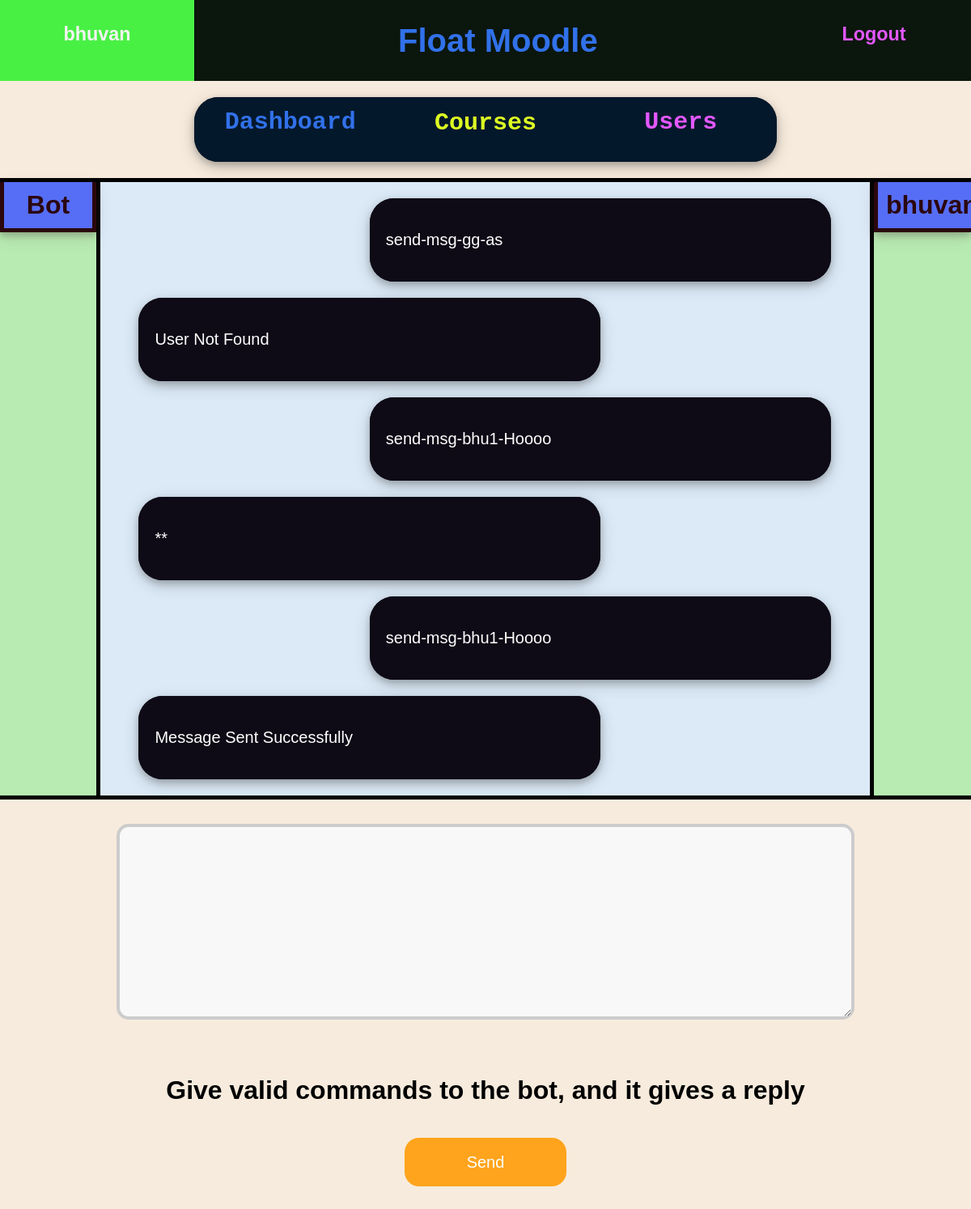
Screenshot of /chat/CLI (signed in) with the database file from the repository.
### courses/models.py (models this page shows)
class DM(models.Model):
    user = models.ForeignKey(User,on_delete=models.CASCADE)
    message = models.CharField(max_length=500,default='**')
    time = models.DateTimeField(auto_now_add = True)
    chat = models.ForeignKey(Chat,on_delete=models.CASCADE)

### moodle/views.py (the view)
# urls.py: path('chat/CLI',views.bot,name = 'cli'),
def bot(request):
	usr1 = request.user
	usr2 = User.objects.get(username = 'Bot')
	S1 = usr1.chats.all()
	S2 = usr2.chats.all()
	S = S1 & S2
	if len(S) == 0:
		C = Chat.objects.create()
		C.users.add(usr1)
		C.users.add(usr2)
		C.save()
	S1 = usr1.chats.all()
	S2 = usr2.chats.all()
	S = S1 & S2
	C = S[0]
	if request.method == 'POST':
		form = Messageform(request.POST)
		if form.is_valid():
			M = DM.objects.create(user = request.user,chat = C)
			M.message = form.cleaned_data['message']
			M.save()
			clean = M.message.replace(" ",'')
			clean = clean.replace('\n','')
			clean = clean.replace('\r','')
			if M.message.lower() == 'clear' or M.message == 'clean':
				for msg in C.dm_set.all():
					msg.delete()
			else:
				R = DM.objects.create(user = usr2,chat = C)
				reply = clibot.reply(M.message,usr1.pk)
				R.message = reply
				R.save()
			return redirect('cli')
	else:
		form = Messageform()
	args = {
		'form': form,
		'msgs': C.dm_set.all(),
		'user2': usr2,
	}
	return render(request,'accounts/bot.html',args)

### moodle/forms.py
class Messageform(forms.Form):
    message = forms.CharField(
        widget= forms.Textarea(
            attrs={'style': 'border-color: orange;' 'width: 80%;' 'height: 400px' 'padding: 12px 20px;' 'border: 4px solid #ccc;' 'border-radius: 15px;' 'background-color: #f8f8f8;' 'font-size: 20px;' 'font-family: Verdana, Geneva, Tahoma, sans-serif;' }
        ),
        label='Message',
        required=True,
        max_length=300
    )

### accounts/templates/accounts/bot.html (shortened to what this page needs)
{% extends 'base.html' %}
{% block content %}
<div class="Conth" style="height: 80px; width: 60%; align-self: center; margin: 20px 20%;  border-radius: 30px;     box-shadow: 0 4px 8px 0 rgba(0, 0, 0, 0.2), 0 6px 20px 0 rgba(0, 0, 0, 0.19);">
    <a href="{% url 'dashboard' %}" class="Conth hov2 ContL" style="width: 33%; height: 100%; display: block; text-decoration: none; ">
        <h2 style="margin-left: 0%; margin-top: 6%;">Dashboard</h2>
    </a>
    <a href="{% url 'CourseHome' %}" class="Conth hov1 ContL" style="width: 34%; height: 100%; display: block; text-decoration: none; ">
    <h2 style="margin-left: 0%; margin-top: 6%;">Courses</h2>
    </a>
    <a href="{% url 'chat' %}" class="Conth hov3 ContL" style="width: 33%; height: 100%; display: block; text-decoration: none; ">
      <h2 style="margin-left: 0%; margin-top: 6%;">Users</h2>
    </a>
</div>
<div class="Cbox" style="height: fit-content; width: 100%; border-width: 5px 0px; display: flex; background-color: rgb(220, 234, 247);">
  <div class="Cbox" style="width: 10%; height: auto; border-right-width: 5px ; background-color: rgb(183, 235, 178);">
    <div class="sideheadfont hov5" style="color: rgb(43, 7, 14); padding: 10px; border-width: 0px 5px 5px 5px;">
      <h1 style="margin: 0px;">{{ user2.username }}</h1>
    </div>
  </div>
  <div class="Cbox" style="width: 80%; height: auto; ">
    {% for msg in msgs %}
        {% if msg.user.username == user.username %}
            <div class="Conth hov13" style="height: fit-content; width: 60%; align-self: center; margin: 20px 5% 20px 35%;  border-radius: 30px;   border: 0px solid rgb(24, 177, 248);  box-shadow: 0 4px 8px 0 rgba(0, 0, 0, 0.2), 0 6px 20px 0 rgba(0, 0, 0, 0.19);">
              <div class="Conth hov13" style="width: 100%; height: 100%;">
                <div class="msg">
                  <p>{{ msg.message|linebreaks }}</p>
                  </div>
              </div>
            </div>
        {% else %}
            <div class="Conth hov15" style="height: fit-content; width: 60%; align-self: center; margin: 20px 35% 20px 5%;  border-radius: 30px;   border: 0px solid rgb(236, 52, 52);  box-shadow: 0 4px 8px 0 rgba(0, 0, 0, 0.2), 0 6px 20px 0 rgba(0, 0, 0, 0.19);">
              <div class="Conth hov15" style="width: 100%; height: 100%;">
                <div class="msg">
                  <p>{{ msg.message|linebreaks }}</p>
                  </div>
              </div>
            </div>
        {% endif %}
    {% endfor %}
  </div>
  <div class="Cbox" style="width: 10%; height: auto; border-left-width: 5px ; background-color: rgb(183, 235, 178);">
    <div class="sideheadfont hov5" style="color: rgb(43, 7, 14); padding: 10px; border-width: 0px 0px 5px 5px;">
      <h1 style="margin: 0px;">{{ user.username }}</h1>
    </div>
  </div>
</div>
<form method="post">
  {% for field in form %}
    <div style="text-align: center; margin: 30px;">
      {{field}}
    </div>
  {% endfor %}
  <br>
  <div style="text-align: center; font-family: 'Trebuchet MS', 'Lucida Sans Unicode', 'Lucida Grande', 'Lucida Sans', Arial, sans-serif;">
    <h1>Give valid commands to the bot, and it gives a reply</h1>
    </div>
  <div style="text-align: center; margin: 30px;">
    <button type="submit" class="B1 button4" style="text-align: center;">Send</button>
  </div>
</form>
{% endblock %}

### accounts/templates/base.html (shortened to what this page needs)
{% load static %}
<link rel="stylesheet" type="text/css" href="{% static 'accounts/style.css' %}">
<!DOCTYPE html>
<html>
<head>
</head>
<body>
    {% if user.is_authenticated %}
      <div class="Conth" style="height: 100px;">
        <a href="{% url 'dashboard' %}" class="Conth hov1" style="width: 20%; height: 100%; display: block; text-decoration: none; ">
          <h3 style="margin-left: 0%; margin-top: 12%;">{{ user.username }}</h3>
        </a>
        <div class="Conth hov2" style="width: 60%; height: 100%;">
          <h1 style="margin-left: 35%;">Float Moodle</h1>
        </div>
        <a href="{% url 'logout' %}" class="Conth hov3" style="width: 20%; height: 100%; display: block; text-decoration: none; ">
          <h3 style="margin-left: 0%; margin-top: 12%;">Logout</h3>
        </a>
      </div>
    {% endif %}
    {% block content %}
    {% endblock %}
</body>
</html>

### accounts/static/accounts/style.css (style rules this page uses)
.B1 { background-color: rgb(222, 255, 34); border: 2px solid black; color: rgb(38, 99, 231); padding: 8px 15px; text-align: center; display: inline-block; font-size: 20px; margin: 10px 30px; cursor: pointer; text-decoration:none; transition-duration: 0.4s; border-radius: 15px; }
.button4 { position: relative; display: inline-block; width: 200px; height: 60px; border-radius: 18px; background-color: #ffa41c; border: solid 1px transparent; color: #fff; font-size: 20px; font-weight: 300; cursor: pointer; transition: all .1s ease-in-out; }
body { margin: 0px; background-color: #f7ebdd; }
.Conth { border-style: solid ; border-width: 0px ; background-color: #0b160c; color: rgb(49, 113, 233); font-family: Verdana, Geneva, Tahoma, sans-serif; font-size: 20px; font-weight: 50; display: flex; text-align: center; align-items: center; position: relative; overflow: hidden; padding: 0px; }
.contL { background-color: #04182c; font-family:'Courier New', Courier, monospace; }
.hov1 { color: rgb(222, 255, 34); }
.hov3 { color: #e358ff; }
.Cbox { border-style: solid ; border-width: 0px ; border-color: black; }
.sideheadfont { font-family: Verdana, Geneva, Tahoma, sans-serif; text-align: center; margin: 0px; border: 0px; border-style: solid; background-color: #566ef5; box-shadow: 0 4px 8px 0 rgba(0, 0, 0, 0.2), 0 6px 20px 0 rgba(119, 77, 77, 0.19); }
.hov5 { color: #15031a; background-color: #566ef5; }
.msg { color: rgb(255, 255, 255); text-align: left; font-family: Verdana, Geneva, Tahoma, sans-serif; font-weight: 50; font-size: 20px; padding: 10px; margin: 10px ; width: auto; font-style: normal; }
.hov13 { background-color:#0E0B16; color: #12eb86; }
.hov15 { background-color:#0E0B16; color: #12eb86; }

### rows the page displays
DM: message "send-msg-gg-as"
DM: message "User Not Found"
DM: message "send-msg-bhu1-Hoooo"
DM: message "**"
DM: message "send-msg-bhu1-Hoooo"
DM: message "Message Sent Successfully"

### other values shown
{{ user.username }} "bhuvan"
{{ user2.username }} "Bot"
